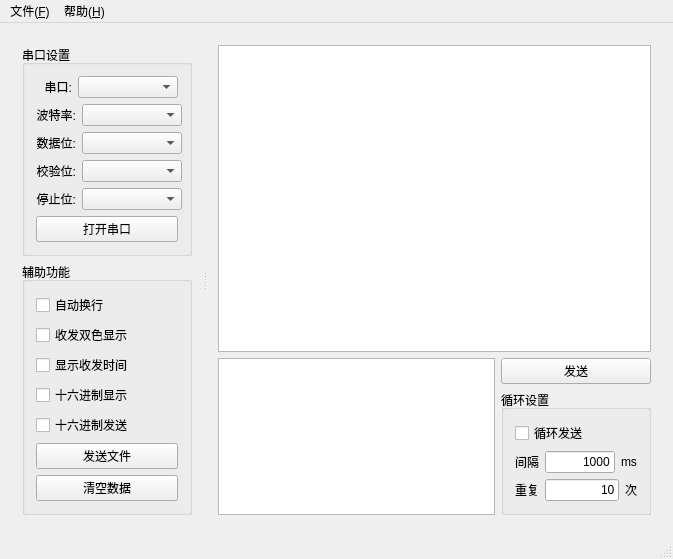
<?xml version="1.0" encoding="UTF-8"?>
<ui version="4.0">
 <class>SerialPortAssistant</class>
 <widget class="QMainWindow" name="SerialPortAssistant">
  <property name="geometry">
   <rect>
    <x>0</x>
    <y>0</y>
    <width>673</width>
    <height>466</height>
   </rect>
  </property>
  <property name="windowTitle">
   <string>SerialPortAssistant</string>
  </property>
  <widget class="QWidget" name="centralWidget">
   <layout class="QGridLayout" name="gridLayout_4">
    <item row="0" column="0">
     <widget class="QSplitter" name="splitter">
      <property name="orientation">
       <enum>Qt::Horizontal</enum>
      </property>
      <widget class="QWidget" name="layoutWidget">
       <layout class="QVBoxLayout" name="verticalLayout">
        <property name="sizeConstraint">
         <enum>QLayout::SetMaximumSize</enum>
        </property>
        <item>
         <widget class="QGroupBox" name="basicSetting">
          <property name="maximumSize">
           <size>
            <width>170</width>
            <height>16777215</height>
           </size>
          </property>
          <property name="title">
           <string>串口设置</string>
          </property>
          <property name="flat">
           <bool>false</bool>
          </property>
          <layout class="QGridLayout" name="gridLayout">
           <item row="2" column="0">
            <layout class="QHBoxLayout" name="horizontalLayout_3">
             <item>
              <widget class="QLabel" name="labelDataBits">
               <property name="text">
                <string>数据位:</string>
               </property>
               <property name="alignment">
                <set>Qt::AlignRight|Qt::AlignTrailing|Qt::AlignVCenter</set>
               </property>
              </widget>
             </item>
             <item>
              <widget class="QComboBox" name="dataBits">
               <property name="minimumSize">
                <size>
                 <width>100</width>
                 <height>0</height>
                </size>
               </property>
              </widget>
             </item>
            </layout>
           </item>
           <item row="5" column="0">
            <widget class="QPushButton" name="serialPortSwitch">
             <property name="maximumSize">
              <size>
               <width>150</width>
               <height>16777215</height>
              </size>
             </property>
             <property name="text">
              <string>打开串口</string>
             </property>
            </widget>
           </item>
           <item row="3" column="0">
            <layout class="QHBoxLayout" name="horizontalLayout_4">
             <item>
              <widget class="QLabel" name="labelParity">
               <property name="text">
                <string>校验位:</string>
               </property>
               <property name="alignment">
                <set>Qt::AlignRight|Qt::AlignTrailing|Qt::AlignVCenter</set>
               </property>
              </widget>
             </item>
             <item>
              <widget class="QComboBox" name="parity">
               <property name="minimumSize">
                <size>
                 <width>100</width>
                 <height>0</height>
                </size>
               </property>
              </widget>
             </item>
            </layout>
           </item>
           <item row="0" column="0">
            <layout class="QHBoxLayout" name="horizontalLayout">
             <item>
              <widget class="QLabel" name="labelSerialPortNumber">
               <property name="text">
                <string>串口:</string>
               </property>
               <property name="alignment">
                <set>Qt::AlignRight|Qt::AlignTrailing|Qt::AlignVCenter</set>
               </property>
              </widget>
             </item>
             <item>
              <widget class="QComboBox" name="serialPortNumber">
               <property name="minimumSize">
                <size>
                 <width>100</width>
                 <height>0</height>
                </size>
               </property>
              </widget>
             </item>
            </layout>
           </item>
           <item row="4" column="0">
            <layout class="QHBoxLayout" name="horizontalLayout_5">
             <item>
              <widget class="QLabel" name="labelStopBits">
               <property name="text">
                <string>停止位:</string>
               </property>
               <property name="alignment">
                <set>Qt::AlignRight|Qt::AlignTrailing|Qt::AlignVCenter</set>
               </property>
              </widget>
             </item>
             <item>
              <widget class="QComboBox" name="stopBits">
               <property name="minimumSize">
                <size>
                 <width>100</width>
                 <height>0</height>
                </size>
               </property>
              </widget>
             </item>
            </layout>
           </item>
           <item row="1" column="0">
            <layout class="QHBoxLayout" name="horizontalLayout_2">
             <item>
              <widget class="QLabel" name="labelBaudRate">
               <property name="text">
                <string>波特率:</string>
               </property>
               <property name="alignment">
                <set>Qt::AlignRight|Qt::AlignTrailing|Qt::AlignVCenter</set>
               </property>
              </widget>
             </item>
             <item>
              <widget class="QComboBox" name="baudRate">
               <property name="minimumSize">
                <size>
                 <width>100</width>
                 <height>0</height>
                </size>
               </property>
              </widget>
             </item>
            </layout>
           </item>
          </layout>
         </widget>
        </item>
        <item>
         <spacer name="verticalSpacer">
          <property name="orientation">
           <enum>Qt::Vertical</enum>
          </property>
          <property name="sizeHint" stdset="0">
           <size>
            <width>20</width>
            <height>40</height>
           </size>
          </property>
         </spacer>
        </item>
        <item>
         <widget class="QGroupBox" name="extraSetting">
          <property name="maximumSize">
           <size>
            <width>170</width>
            <height>16777215</height>
           </size>
          </property>
          <property name="title">
           <string>辅助功能</string>
          </property>
          <layout class="QGridLayout" name="gridLayout_2">
           <item row="6" column="0">
            <widget class="QPushButton" name="clear">
             <property name="text">
              <string>清空数据</string>
             </property>
            </widget>
           </item>
           <item row="3" column="0">
            <widget class="QCheckBox" name="hexadecimaleReceive">
             <property name="text">
              <string>十六进制显示</string>
             </property>
            </widget>
           </item>
           <item row="5" column="0">
            <widget class="QPushButton" name="sendFile">
             <property name="text">
              <string>发送文件</string>
             </property>
            </widget>
           </item>
           <item row="2" column="0">
            <widget class="QCheckBox" name="showTime">
             <property name="text">
              <string>显示收发时间</string>
             </property>
            </widget>
           </item>
           <item row="4" column="0">
            <widget class="QCheckBox" name="hexadecimalSend">
             <property name="text">
              <string>十六进制发送</string>
             </property>
            </widget>
           </item>
           <item row="1" column="0">
            <widget class="QCheckBox" name="doubleColor">
             <property name="text">
              <string>收发双色显示</string>
             </property>
            </widget>
           </item>
           <item row="0" column="0">
            <widget class="QCheckBox" name="autoNewLine">
             <property name="text">
              <string>自动换行</string>
             </property>
            </widget>
           </item>
          </layout>
         </widget>
        </item>
       </layout>
      </widget>
      <widget class="QWidget" name="layoutWidget">
       <layout class="QVBoxLayout" name="verticalLayout_3" stretch="10,1">
        <item>
         <widget class="QTextEdit" name="dataDisplay">
          <property name="readOnly">
           <bool>true</bool>
          </property>
         </widget>
        </item>
        <item>
         <layout class="QHBoxLayout" name="horizontalLayout_8" stretch="10,0">
          <item>
           <widget class="QPlainTextEdit" name="dataToSend"/>
          </item>
          <item>
           <layout class="QVBoxLayout" name="verticalLayout_2">
            <property name="sizeConstraint">
             <enum>QLayout::SetMaximumSize</enum>
            </property>
            <item>
             <widget class="QPushButton" name="send">
              <property name="maximumSize">
               <size>
                <width>150</width>
                <height>16777215</height>
               </size>
              </property>
              <property name="text">
               <string>发送</string>
              </property>
             </widget>
            </item>
            <item>
             <widget class="QGroupBox" name="loopSetting">
              <property name="maximumSize">
               <size>
                <width>150</width>
                <height>16777215</height>
               </size>
              </property>
              <property name="title">
               <string>循环设置</string>
              </property>
              <layout class="QGridLayout" name="gridLayout_3">
               <item row="0" column="0">
                <widget class="QCheckBox" name="loop">
                 <property name="text">
                  <string>循环发送</string>
                 </property>
                </widget>
               </item>
               <item row="1" column="0">
                <layout class="QHBoxLayout" name="horizontalLayout_6">
                 <item>
                  <widget class="QLabel" name="labelDelay">
                   <property name="text">
                    <string>间隔</string>
                   </property>
                   <property name="alignment">
                    <set>Qt::AlignRight|Qt::AlignTrailing|Qt::AlignVCenter</set>
                   </property>
                  </widget>
                 </item>
                 <item>
                  <widget class="QLineEdit" name="delay">
                   <property name="text">
                    <string>1000</string>
                   </property>
                   <property name="alignment">
                    <set>Qt::AlignRight|Qt::AlignTrailing|Qt::AlignVCenter</set>
                   </property>
                  </widget>
                 </item>
                 <item>
                  <widget class="QLabel" name="labelMs">
                   <property name="text">
                    <string>ms</string>
                   </property>
                  </widget>
                 </item>
                </layout>
               </item>
               <item row="2" column="0">
                <layout class="QHBoxLayout" name="horizontalLayout_7">
                 <item>
                  <widget class="QLabel" name="labelTimes">
                   <property name="text">
                    <string>重复</string>
                   </property>
                   <property name="alignment">
                    <set>Qt::AlignRight|Qt::AlignTrailing|Qt::AlignVCenter</set>
                   </property>
                  </widget>
                 </item>
                 <item>
                  <widget class="QLineEdit" name="times">
                   <property name="text">
                    <string>10</string>
                   </property>
                   <property name="alignment">
                    <set>Qt::AlignRight|Qt::AlignTrailing|Qt::AlignVCenter</set>
                   </property>
                  </widget>
                 </item>
                 <item>
                  <widget class="QLabel" name="label">
                   <property name="text">
                    <string>次</string>
                   </property>
                  </widget>
                 </item>
                </layout>
               </item>
              </layout>
             </widget>
            </item>
           </layout>
          </item>
         </layout>
        </item>
       </layout>
      </widget>
     </widget>
    </item>
   </layout>
  </widget>
  <widget class="QStatusBar" name="statusBar"/>
  <widget class="QMenuBar" name="menuBar">
   <property name="geometry">
    <rect>
     <x>0</x>
     <y>0</y>
     <width>673</width>
     <height>23</height>
    </rect>
   </property>
   <widget class="QMenu" name="menu_F">
    <property name="title">
     <string>文件(&amp;F)</string>
    </property>
    <addaction name="actionOpenFile"/>
    <addaction name="actionSaveFile"/>
    <addaction name="separator"/>
    <addaction name="actionExit"/>
   </widget>
   <widget class="QMenu" name="menu_H">
    <property name="title">
     <string>帮助(&amp;H)</string>
    </property>
    <addaction name="actionHelp"/>
    <addaction name="actionAbout"/>
    <addaction name="separator"/>
    <addaction name="actionQt"/>
   </widget>
   <addaction name="menu_F"/>
   <addaction name="menu_H"/>
  </widget>
  <action name="actionOpenFile">
   <property name="text">
    <string>打开</string>
   </property>
   <property name="shortcut">
    <string>Ctrl+O</string>
   </property>
  </action>
  <action name="actionExit">
   <property name="text">
    <string>退出</string>
   </property>
   <property name="shortcut">
    <string>Ctrl+Q</string>
   </property>
  </action>
  <action name="actionHelp">
   <property name="text">
    <string>帮助</string>
   </property>
  </action>
  <action name="actionAbout">
   <property name="text">
    <string>关于</string>
   </property>
  </action>
  <action name="actionQt">
   <property name="text">
    <string>Qt</string>
   </property>
  </action>
  <action name="actionSaveFile">
   <property name="text">
    <string>另存为...</string>
   </property>
   <property name="shortcut">
    <string>Ctrl+S</string>
   </property>
  </action>
 </widget>
 <layoutdefault spacing="6" margin="11"/>
 <resources/>
 <connections/>
</ui>
